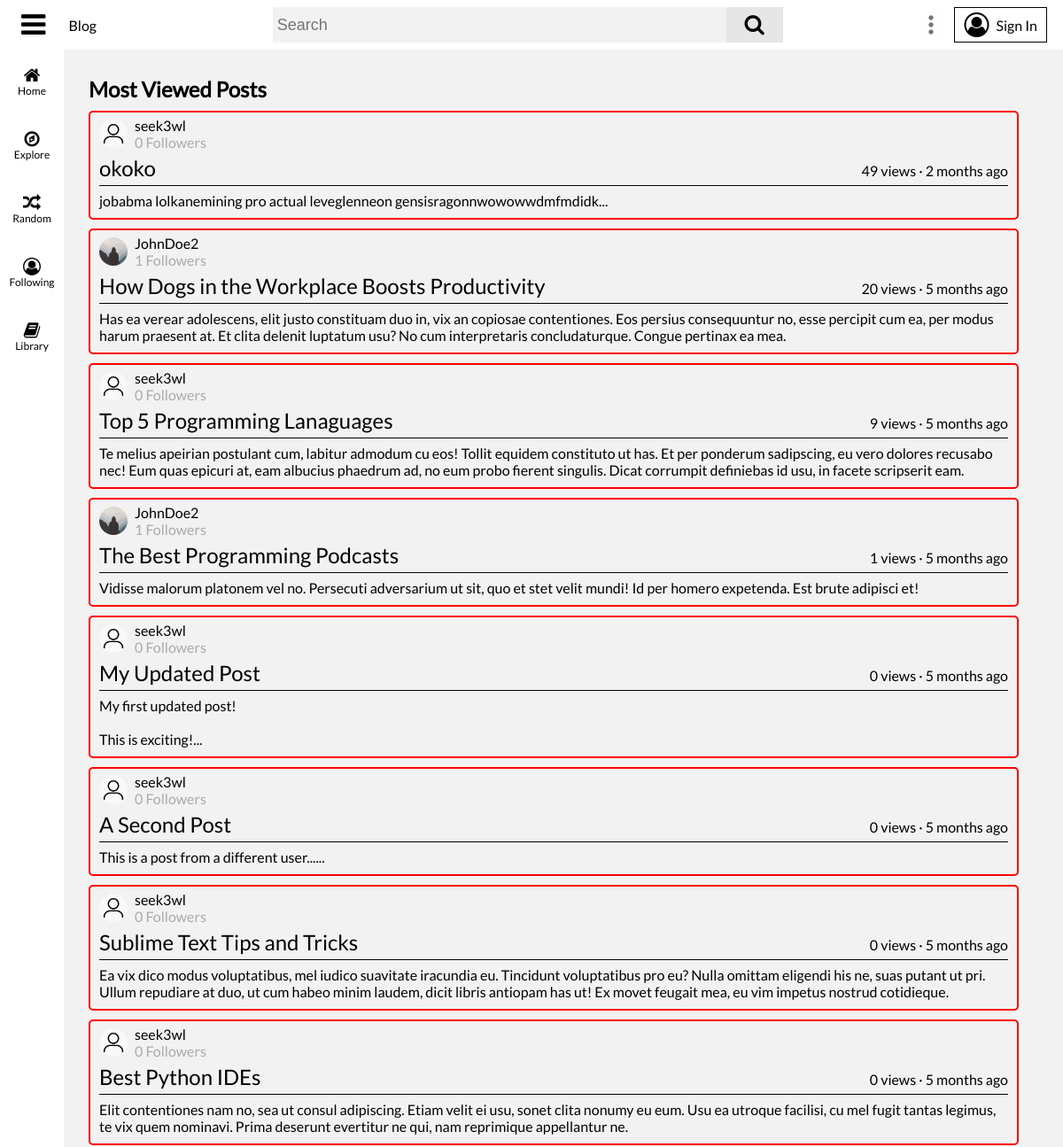
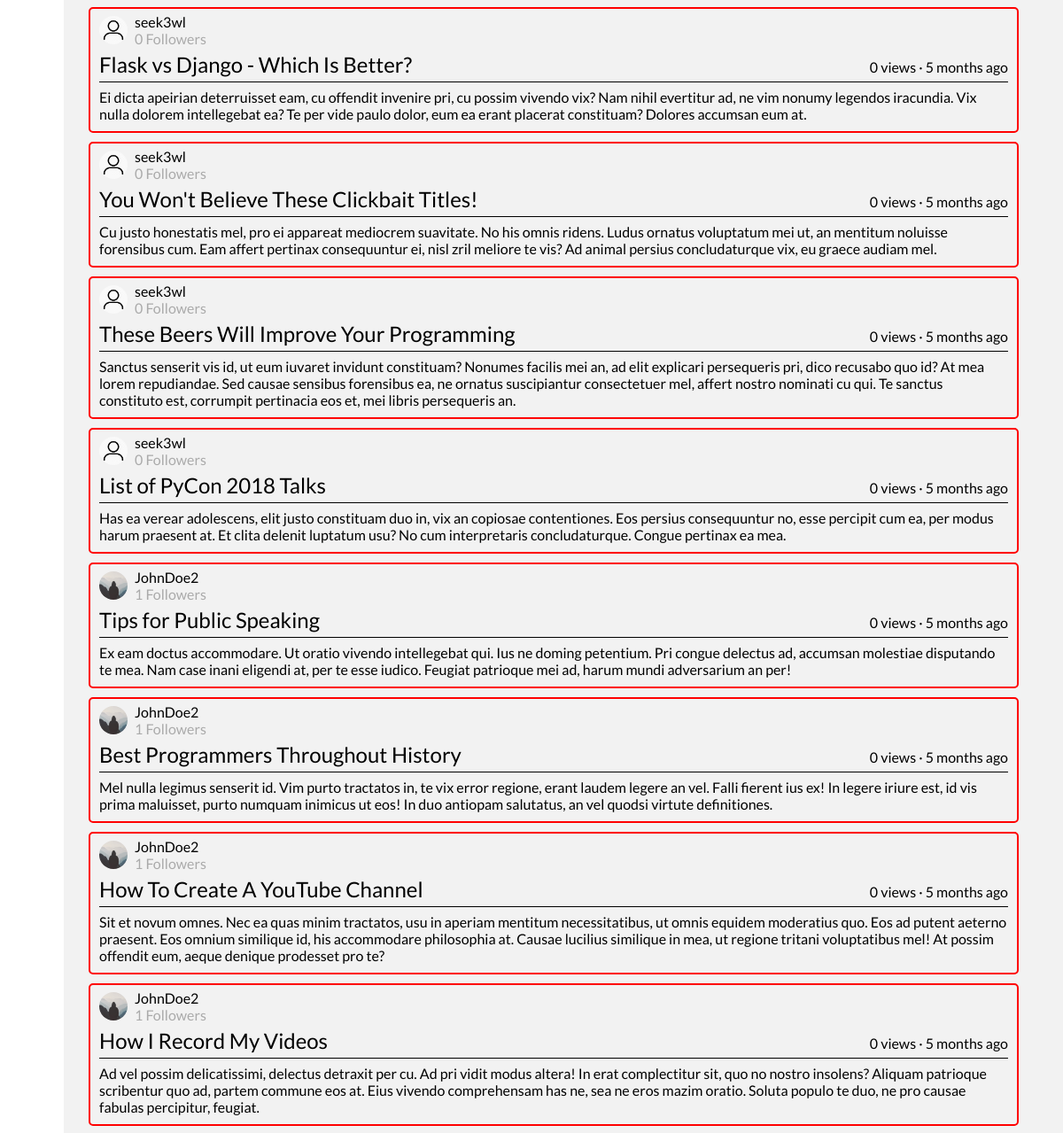
Page /explore?c=most-viewed (upper part) on the earlier database version (2 pictures, top to bottom).
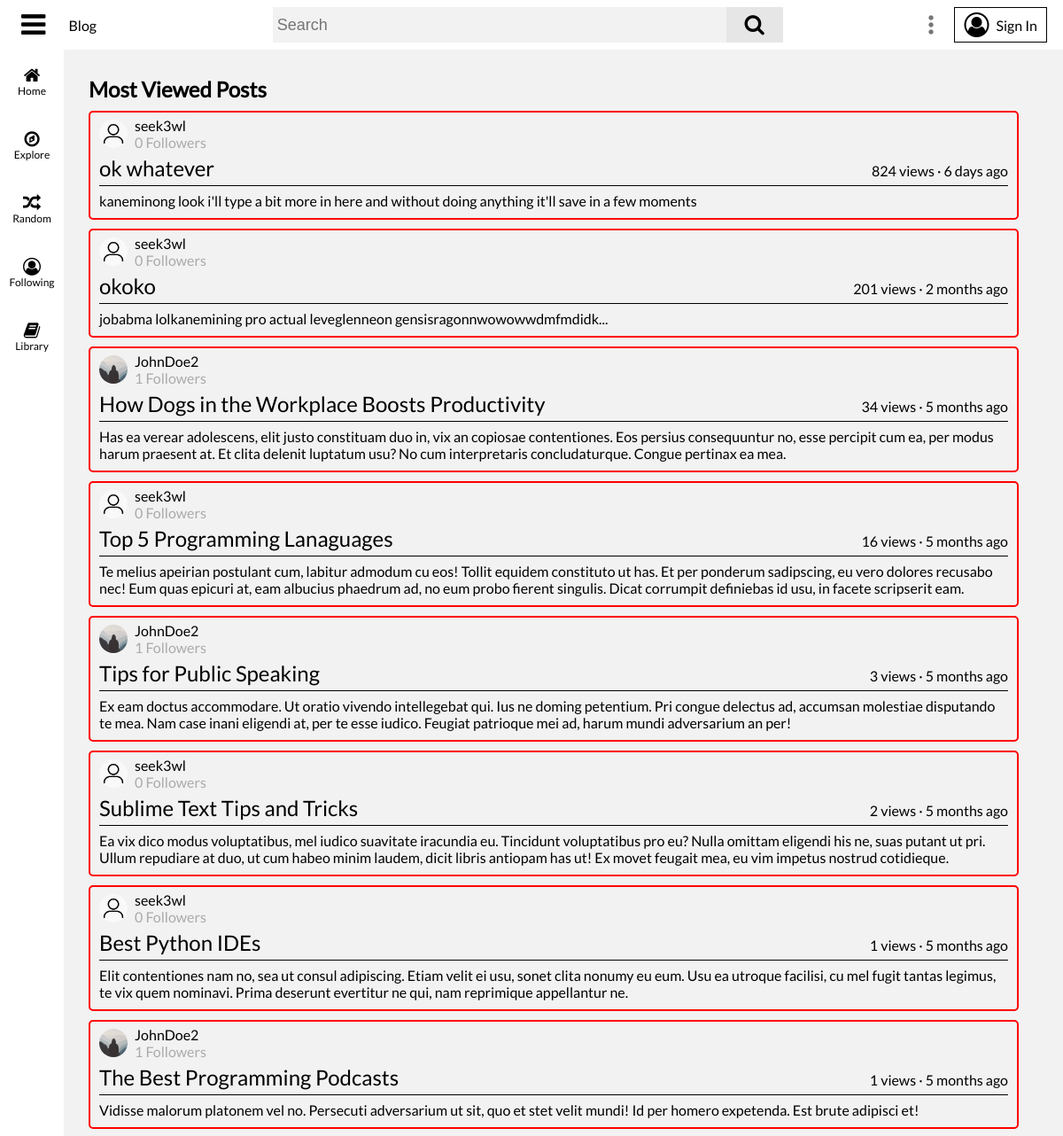
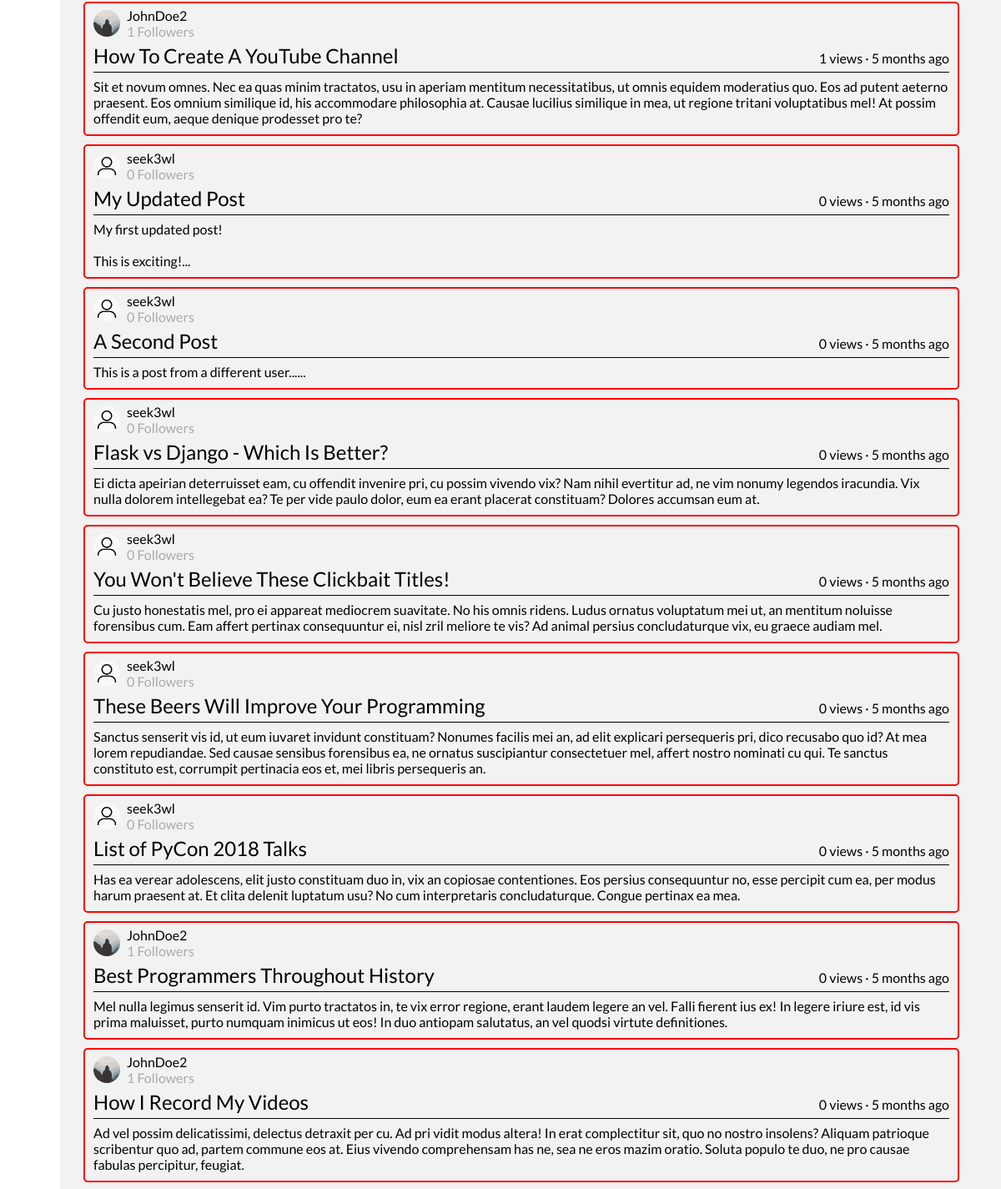
Same page on the later database version (2 pictures, top to bottom).
### flaskblog/models.py (models this page shows, shortened)
class Post(db.Model):
	id = db.Column(db.Integer, primary_key=True)
	user_id = db.Column(db.Integer, db.ForeignKey('user.id'), nullable=False)
	title = db.Column(db.String(100), nullable=False)
	date_posted = db.Column(db.DateTime, nullable=False, default=datetime.utcnow)
	content = db.Column(db.Text, nullable=False)
	views = db.Column(db.Integer, nullable=False, default=0)
	likes = db.Column(db.Integer, nullable=False, default=0)
	comments = db.relationship('Comment', backref='parent', lazy=True)
	tags = db.relationship('Tag', secondary=post_tag_cat, backref='posts_tagged')
	def date_posted_ago(self):
		date_posted = getattr(self, 'date_posted')
		return get_duration(date_posted)

class User(db.Model, UserMixin):
	id = db.Column(db.Integer, primary_key=True)
	username = db.Column(db.String(16), unique=True, nullable=False)
	email = db.Column(db.String(120), unique=True, nullable=False)
	image_file = db.Column(db.String(20), nullable=False, default='default.jpg')
	banner_image = db.Column(db.String(20), nullable=False, default='default_banner.jpg')
	description = db.Column(db.String(120), nullable=True)
	password = db.Column(db.String(60), nullable=False)
	security_question = db.Column(db.String(120), nullable=True)
	security_question_answer = db.Column(db.String(120), nullable=True)
	date_joined = db.Column(db.DateTime, default=datetime.utcnow, nullable=False)
	following = db.relationship('User', secondary=user_user_follow,
								primaryjoin=id == user_user_follow.c.follower_user_id,
								secondaryjoin=id == user_user_follow.c.following_user_id,
								backref='followers')
	media_uploads = db.relationship('Media', backref='uploader', lazy=True)
	posts_cached = db.relationship('PostCache', backref='cache_author', lazy=True)
	posts = db.relationship('Post', backref='author', lazy=True)
	posts_viewed = db.relationship('Post', secondary=user_post_view, backref='viewers')
	posts_liked = db.relationship('Post', secondary=user_post_like, backref='post_likers')
	posts_disliked = db.relationship('Post', secondary=user_post_dislike, backref='post_dislikers')
	featured_post_id = db.Column(db.Integer, nullable=True)
	comments = db.relationship('Comment', backref='author', lazy=True)
	comments_liked = db.relationship('Comment', secondary=user_comment_like, backref='comment_likers')
	comments_disliked = db.relationship('Comment', secondary=user_comment_dislike, backref='comment_dislikers')
	collections = db.relationship('Collection', backref='author', lazy=True)

### flaskblog/main/routes.py (the view, shortened to what this page needs)
@main.route('/explore')
def explore():
	explore_option = request.args.get('c')
	if explore_option == 'trending':
		trending_posts = Post.query.order_by(Post.views.desc()).limit(50).all()
		limit_content = {}
		for post in trending_posts:
			splinted = re.split('{{|}}', post.content)
			for i, splint in enumerate(splinted):
				if splint == '':
					splinted.pop(i)
				elif '*/#|>' in splint:
					splinted.pop(i)
			if len(splinted[0].split()) > 17:
				limit_content[post.id] = splinted[0].split('\n')[0]
			else:
				limit_content[post.id] = splinted[0] + '...'
		return render_template('/explore/trending.html', title='Trending', trending_posts=trending_posts,
							   limit_content=limit_content)
	elif explore_option == 'most-viewed':
		most_viewed_posts = Post.query.order_by(Post.views.desc()).limit(50).all()
		limit_content = {}
		for post in most_viewed_posts:
			splinted = re.split('{{|}}', post.content)
			for i, splint in enumerate(splinted):
				if splint == '':
					splinted.pop(i)
				elif '*/#|>' in splint:
					splinted.pop(i)
			if len(splinted[0].split()) > 17:
				limit_content[post.id] = splinted[0].split('\n')[0]
			else:
				limit_content[post.id] = splinted[0] + '...'
		return render_template('/explore/most_viewed.html', title='Most Viewed',
							   most_viewed_posts=most_viewed_posts, limit_content=limit_content)
	elif explore_option == 'osu-mania':
		return render_template('/explore/osu_mania.html', title='Osu Mania')

### flaskblog/main/forms.py
class SearchForm(FlaskForm):
    searched = SearchField(validators=[DataRequired()])

### flaskblog/main/routes.py (called while the page is built)
@main.app_context_processor
def inject_template_globals():
	if current_user.is_authenticated:
		image_file_2 = current_user.image_file
	else:
		image_file_2 = 'default.jpg'
	has_post_cache = False
	if current_user.is_authenticated:
		if PostCache.query.filter_by(user_id=current_user.id):
			has_post_cache = True
	return dict(image_file=url_for('static', filename=f'images/profile_pics/{image_file_2}'), SearchForm=SearchForm(),
				has_post_cache=has_post_cache)

### flaskblog/templates/explore/most_viewed.html
{% extends 'base.html' %}
{% block body %}
	<div id="main-body">
		<div id="explore-trending">
			<div id="explore-trending-header">
				<h2>Most Viewed Posts</h2>
			</div>
			{% for post in most_viewed_posts %}
				<article class="post-container">
					<div class="post-header">
						<a href="{{ url_for('users.user_page', username=post.author.username) }}">
							<img class="post-user-img" height="32" width="32" draggable="false" src="{{ url_for('static', filename='images/profile_pics/' + post.author.image_file) }}">
						</a>
						<div class="post-header-info">
							<a href="{{ url_for('users.user_page', username=post.author.username) }}">
								{{ post.author.username }}
							</a>
							<span>{{ length(post.author.followers) }} Followers</span>
						</div>
					</div>
					<div class="post-title">
						<a href="{{ url_for('posts.post', post_id=post.id) }}">{{ post.title }}</a>
						{{ post.views }} views · {{ post.date_posted_ago() }}
					</div>
					<p class="post-content">{{ limit_content[post.id] }}</p>
				</article>
			{% endfor %}
		</div>
	</div>
{% endblock %}

Differences in the rows shown:
added Post: image_file (placeholder picture), author.username "seek3wl", likes "0", title "ok whatever", views "824", date_posted_ago "6 days ago", limit_content "kaneminong look i'll type a bit more in here and without doing anything it'll save in a few moments"
changed Post "okoko": views "49" → "201"
changed Post "How Dogs in the Workplace Boosts Productivity": views "20" → "34"
changed Post "Top 5 Programming Lanaguages": views "9" → "16"
changed Post "Tips for Public Speaking": views "0" → "3"; moves up the list
changed Post "Sublime Text Tips and Tricks": views "0" → "2"; moves up the list
changed Post "Best Python IDEs": views "0" → "1"; moves up the list
changed Post "How To Create A YouTube Channel": views "0" → "1"; moves up the list
